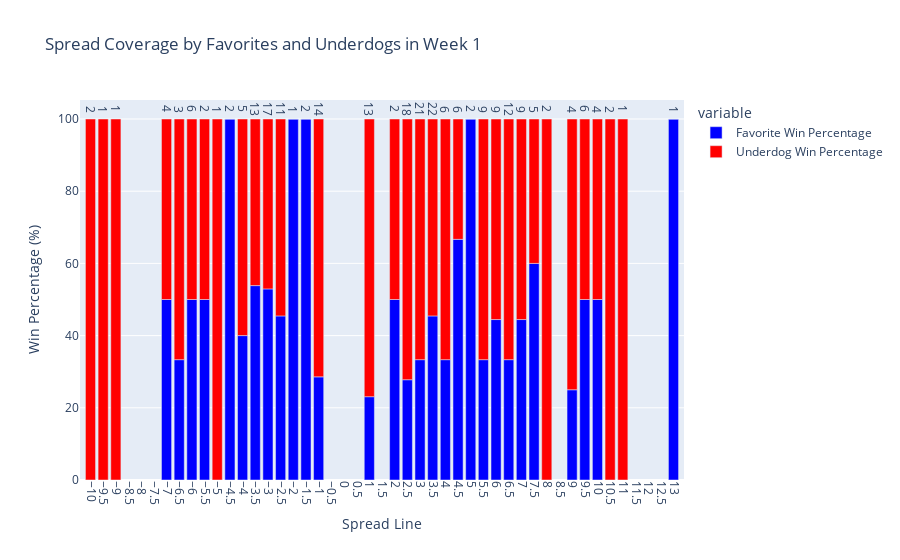

The cell this chart's notebook holds for it:
### Code cell
import pandas as pd
import numpy as np
import sqlite3
import plotly.express as px

# Connect to your NFL database
db_path = 'nfl.db'  # Replace with your actual path
conn = sqlite3.connect(db_path)

# Query to get all games since 2010
filtered_games_query = """
SELECT * 
FROM Games
WHERE season >= 2010;
"""
filtered_games = pd.read_sql(filtered_games_query, conn)

# Step 1: Filter for Week 1 games
week_1_games = filtered_games[filtered_games['week'] == '01'].copy()

# Step 2: Determine if the away team is the favorite
week_1_games['away_favorite'] = week_1_games['spread_line'] < 0

# Step 3: Corrected logic for calculating if the spread was covered
week_1_games['spread_covered'] = week_1_games.apply(
    lambda row: (row['away_score'] - row['home_score']) > abs(row['spread_line']) 
                if row['away_favorite'] 
                else (row['home_score'] - row['away_score']) > abs(row['spread_line']), axis=1)

# Step 4: Calculate cover percentages for both favorites and underdogs
spread_coverage_results = []

for spread in unique_spread_lines:
    games_with_spread = week_1_games[week_1_games['spread_line'] == spread]
    total_games = games_with_spread.shape[0]
    
    # Calculate favorite and underdog covers
    favorite_covers = games_with_spread[games_with_spread['spread_covered']].shape[0]
    underdog_covers = total_games - favorite_covers
    
    spread_coverage_results.append({
        'Spread Line': spread,
        'Favorite Covers': favorite_covers,
        'Underdog Covers': underdog_covers,
        'Total Games': total_games
    })

# Convert to DataFrame for easier display
spread_coverage_df = pd.DataFrame(spread_coverage_results)

# Calculate the percentages
spread_coverage_df['Favorite Win Percentage'] = (spread_coverage_df['Favorite Covers'] / spread_coverage_df['Total Games']) * 100
spread_coverage_df['Underdog Win Percentage'] = (spread_coverage_df['Underdog Covers'] / spread_coverage_df['Total Games']) * 100

# Step 5: Create the grouped bar chart
fig = px.bar(spread_coverage_df, 
             x='Spread Line', 
             y=['Favorite Win Percentage', 'Underdog Win Percentage'], 
             title='Spread Coverage by Favorites and Underdogs in Week 1',
             labels={'value': 'Win Percentage (%)'},
             height=800,
             color_discrete_map={'Favorite Win Percentage': 'blue', 'Underdog Win Percentage': 'red'})

# Ensure all spread values are shown on the x-axis
min_spread = spread_coverage_df['Spread Line'].min()
max_spread = spread_coverage_df['Spread Line'].max()
spread_range = np.arange(min_spread, max_spread + 0.5, 0.5)
fig.update_xaxes(tickmode='array', tickvals=spread_range, tickangle=90)

# Manually add annotations above each column for total games
for i, total_games in enumerate(spread_coverage_df['Total Games']):
    spread_line = spread_coverage_df['Spread Line'].iloc[i]
    fig.add_annotation(x=spread_line, y=100, textangle=90,  # Position just above the bars
                       text=str(total_games), 
                       showarrow=False,
                       font=dict(size=12),
                       yshift=10)

# Show the interactive plot
fig.show()
fig.write_image('spread_coverage_chart.png', format='png')  # Save as PNG file

### Figure 1 — Plotly figure (JSON) as saved in the notebook; plotly's stock layout.template omitted (floating-point values rounded to 4 significant figures)
{"data": [{"alignmentgroup": "True", "hovertemplate": "variable=Favorite Win Percentage<br>Spread Line=%{x}<br>Win Percentage (%)=%{y}<extra></extra>", "legendgroup": "Favorite Win Percentage", "marker": {"color": "blue", "pattern": {"shape": ""}}, "name": "Favorite Win Percentage", "offsetgroup": "Favorite Win Percentage", "orientation": "v", "showlegend": true, "textposition": "auto", "type": "bar", "x": [4.5, -3, 6.5, -1, 3, 5, 5.5, 2.5, -3.5, 1, -4, 9, 3.5, 6, -7, 10, -9, 13, 9.5, -4.5, 7, 7.5, -10, 4, 11, -5, 8, -5.5, 2, -2.5, 10.5, -6.5, -2, -6, -1.5, -9.5], "xaxis": "x", "y": [66.67, 52.94, 33.33, 28.57, 33.33, 100, 33.33, 27.78, 53.85, 23.08, 40, 25, 45.45, 44.44, 50, 50, 0, 100, 50, 100, 44.44, 60, 0, 33.33, 0, 0, 0, 50, 50, 45.45, 0, 33.33, 100, 50, 100, 0], "yaxis": "y"}, {"alignmentgroup": "True", "hovertemplate": "variable=Underdog Win Percentage<br>Spread Line=%{x}<br>Win Percentage (%)=%{y}<extra></extra>", "legendgroup": "Underdog Win Percentage", "marker": {"color": "red", "pattern": {"shape": ""}}, "name": "Underdog Win Percentage", "offsetgroup": "Underdog Win Percentage", "orientation": "v", "showlegend": true, "textposition": "auto", "type": "bar", "x": [4.5, -3, 6.5, -1, 3, 5, 5.5, 2.5, -3.5, 1, -4, 9, 3.5, 6, -7, 10, -9, 13, 9.5, -4.5, 7, 7.5, -10, 4, 11, -5, 8, -5.5, 2, -2.5, 10.5, -6.5, -2, -6, -1.5, -9.5], "xaxis": "x", "y": [33.33, 47.06, 66.67, 71.43, 66.67, 0, 66.67, 72.22, 46.15, 76.92, 60, 75, 54.55, 55.56, 50, 50, 100, 0, 50, 0, 55.56, 40, 100, 66.67, 100, 100, 100, 50, 50, 54.55, 100, 66.67, 0, 50, 0, 100], "yaxis": "y"}], "layout": {"annotations": [{"font": {"size": 12}, "showarrow": false, "text": "6", "textangle": 90, "x": 4.5, "y": 100, "yshift": 10}, {"font": {"size": 12}, "showarrow": false, "text": "17", "textangle": 90, "x": -3, "y": 100, "yshift": 10}, {"font": {"size": 12}, "showarrow": false, "text": "12", "textangle": 90, "x": 6.5, "y": 100, "yshift": 10}, {"font": {"size": 12}, "showarrow": false, "text": "14", "textangle": 90, "x": -1, "y": 100, "yshift": 10}, {"font": {"size": 12}, "showarrow": false, "text": "21", "textangle": 90, "x": 3, "y": 100, "yshift": 10}, {"font": {"size": 12}, "showarrow": false, "text": "2", "textangle": 90, "x": 5, "y": 100, "yshift": 10}, {"font": {"size": 12}, "showarrow": false, "text": "9", "textangle": 90, "x": 5.5, "y": 100, "yshift": 10}, {"font": {"size": 12}, "showarrow": false, "text": "18", "textangle": 90, "x": 2.5, "y": 100, "yshift": 10}, {"font": {"size": 12}, "showarrow": false, "text": "13", "textangle": 90, "x": -3.5, "y": 100, "yshift": 10}, {"font": {"size": 12}, "showarrow": false, "text": "13", "textangle": 90, "x": 1, "y": 100, "yshift": 10}, {"font": {"size": 12}, "showarrow": false, "text": "5", "textangle": 90, "x": -4, "y": 100, "yshift": 10}, {"font": {"size": 12}, "showarrow": false, "text": "4", "textangle": 90, "x": 9, "y": 100, "yshift": 10}, {"font": {"size": 12}, "showarrow": false, "text": "22", "textangle": 90, "x": 3.5, "y": 100, "yshift": 10}, {"font": {"size": 12}, "showarrow": false, "text": "9", "textangle": 90, "x": 6, "y": 100, "yshift": 10}, {"font": {"size": 12}, "showarrow": false, "text": "4", "textangle": 90, "x": -7, "y": 100, "yshift": 10}, {"font": {"size": 12}, "showarrow": false, "text": "4", "textangle": 90, "x": 10, "y": 100, "yshift": 10}, {"font": {"size": 12}, "showarrow": false, "text": "1", "textangle": 90, "x": -9, "y": 100, "yshift": 10}, {"font": {"size": 12}, "showarrow": false, "text": "1", "textangle": 90, "x": 13, "y": 100, "yshift": 10}, {"font": {"size": 12}, "showarrow": false, "text": "6", "textangle": 90, "x": 9.5, "y": 100, "yshift": 10}, {"font": {"size": 12}, "showarrow": false, "text": "2", "textangle": 90, "x": -4.5, "y": 100, "yshift": 10}, {"font": {"size": 12}, "showarrow": false, "text": "9", "textangle": 90, "x": 7, "y": 100, "yshift": 10}, {"font": {"size": 12}, "showarrow": false, "text": "5", "textangle": 90, "x": 7.5, "y": 100, "yshift": 10}, {"font": {"size": 12}, "showarrow": false, "text": "2", "textangle": 90, "x": -10, "y": 100, "yshift": 10}, {"font": {"size": 12}, "showarrow": false, "text": "6", "textangle": 90, "x": 4, "y": 100, "yshift": 10}, {"font": {"size": 12}, "showarrow": false, "text": "1", "textangle": 90, "x": 11, "y": 100, "yshift": 10}, {"font": {"size": 12}, "showarrow": false, "text": "1", "textangle": 90, "x": -5, "y": 100, "yshift": 10}, {"font": {"size": 12}, "showarrow": false, "text": "2", "textangle": 90, "x": 8, "y": 100, "yshift": 10}, {"font": {"size": 12}, "showarrow": false, "text": "2", "textangle": 90, "x": -5.5, "y": 100, "yshift": 10}, {"font": {"size": 12}, "showarrow": false, "text": "2", "textangle": 90, "x": 2, "y": 100, "yshift": 10}, {"font": {"size": 12}, "showarrow": false, "text": "11", "textangle": 90, "x": -2.5, "y": 100, "yshift": 10}, {"font": {"size": 12}, "showarrow": false, "text": "2", "textangle": 90, "x": 10.5, "y": 100, "yshift": 10}, {"font": {"size": 12}, "showarrow": false, "text": "3", "textangle": 90, "x": -6.5, "y": 100, "yshift": 10}, {"font": {"size": 12}, "showarrow": false, "text": "1", "textangle": 90, "x": -2, "y": 100, "yshift": 10}, {"font": {"size": 12}, "showarrow": false, "text": "6", "textangle": 90, "x": -6, "y": 100, "yshift": 10}, {"font": {"size": 12}, "showarrow": false, "text": "2", "textangle": 90, "x": -1.5, "y": 100, "yshift": 10}, {"font": {"size": 12}, "showarrow": false, "text": "1", "textangle": 90, "x": -9.5, "y": 100, "yshift": 10}], "autosize": true, "barmode": "relative", "legend": {"title": {"text": "variable"}, "tracegroupgap": 0}, "title": {"text": "Spread Coverage by Favorites and Underdogs in Week 1"}, "xaxis": {"anchor": "y", "autorange": true, "domain": [0, 1], "range": [-10.28, 13.28], "tickangle": 90, "tickmode": "array", "tickvals": [-10, -9.5, -9, -8.5, -8, -7.5, -7, -6.5, -6, -5.5, -5, -4.5, -4, -3.5, -3, -2.5, -2, -1.5, -1, -0.5, 0, 0.5, 1, 1.5, 2, 2.5, 3, 3.5, 4, 4.5, 5, 5.5, 6, 6.5, 7, 7.5, 8, 8.5, 9, 9.5, 10, 10.5, 11, 11.5, 12, 12.5, 13], "title": {"text": "Spread Line"}, "type": "linear"}, "yaxis": {"anchor": "x", "autorange": true, "domain": [0, 1], "range": [0, 105.3], "title": {"text": "Win Percentage (%)"}, "type": "linear"}}}
